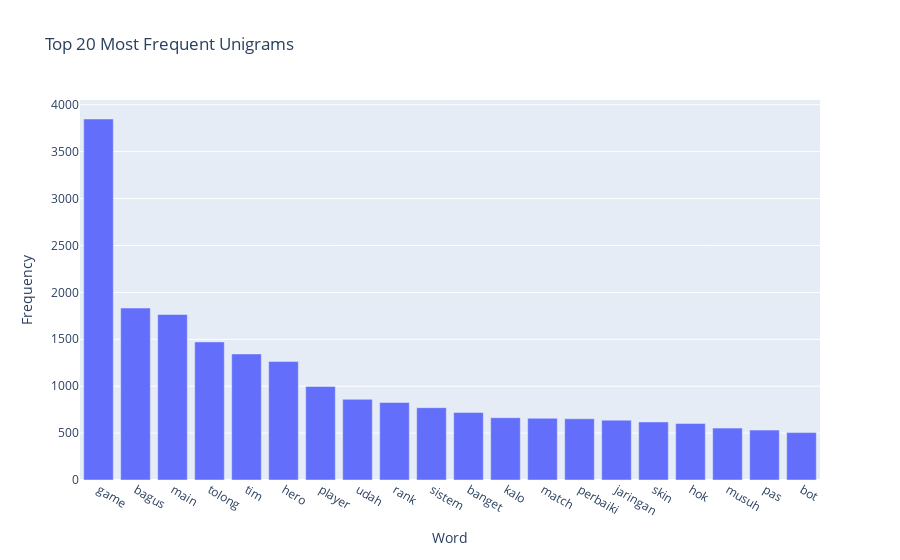

The notebook cell this image was saved under:
### Markdown cell above
### Honor of Kings

### Code cell
ngram_analyze(hok, "comment_prep", n_gram=1)

### Figure 1 — Plotly figure (JSON) as saved in the notebook; plotly's stock layout.template omitted (floating-point values rounded to 4 significant figures)
{"data": [{"alignmentgroup": "True", "hovertemplate": "Word=%{x}<br>Frequency=%{y}<extra></extra>", "legendgroup": "", "marker": {"color": "#636efa", "pattern": {"shape": ""}}, "name": "", "offsetgroup": "", "orientation": "v", "showlegend": false, "textposition": "auto", "type": "bar", "x": ["game", "bagus", "main", "tolong", "tim", "hero", "player", "udah", "rank", "sistem", "banget", "kalo", "match", "perbaiki", "jaringan", "skin", "hok", "musuh", "pas", "bot"], "xaxis": "x", "y": [3848, 1833, 1764, 1472, 1344, 1264, 997, 860, 826, 771, 720, 664, 658, 653, 638, 619, 602, 553, 532, 505], "yaxis": "y"}], "layout": {"barmode": "relative", "legend": {"tracegroupgap": 0}, "title": {"text": "Top 20 Most Frequent Unigrams"}, "xaxis": {"anchor": "y", "domain": [0, 1], "title": {"text": "Word"}}, "yaxis": {"anchor": "x", "domain": [0, 1], "title": {"text": "Frequency"}}}}
